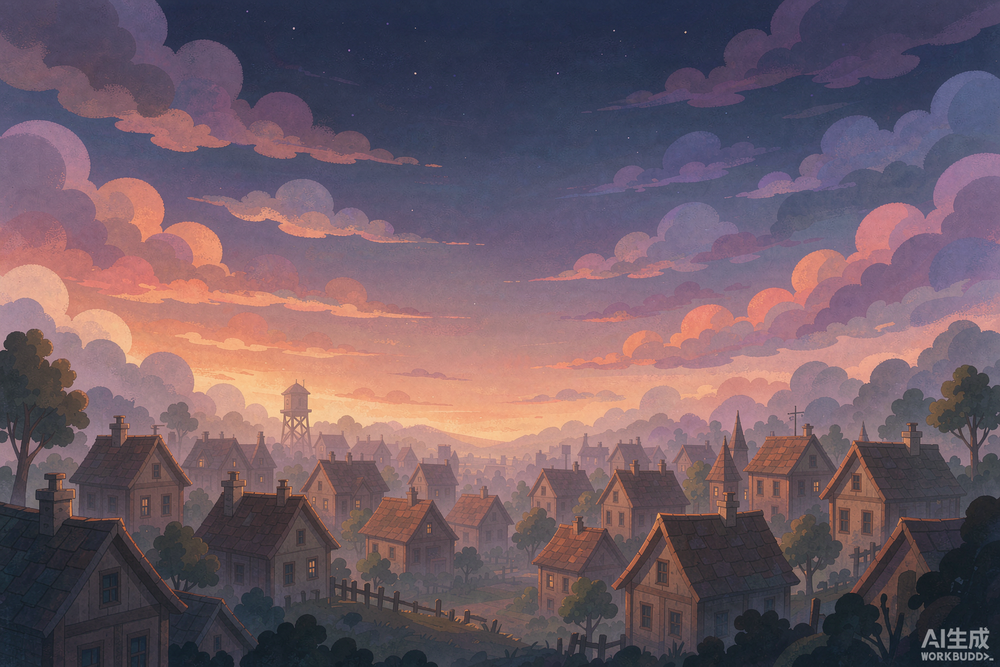
#> input picture Lantern/assets/art/raw/Soft_storybook_illustration_ba_2026-10-11T15-23-25.png, 1000 x 667 px, shrunk from 1536 x 1024 before the run
$ python trim_watermark.py ../assets/art/raw/Soft_storybook_illustration_ba_2026-10-11T15-23-25.png ../assets/art/raw/Soft_storybook_illustration_ba_2026-10-11T15-31-05.png 5 5
#> lines starting #> are read from the running program, lines starting #| are printed output that depends on the picture
"""裁掉 AI 生成图右下角的水印。

用法:
    python trim_watermark.py <源图> <输出图> [右裁像素] [下裁像素]
"""

import sys

from PIL import Image


def main() -> None:
    if len(sys.argv) < 3:
        print(__doc__)
        raise SystemExit(1)

    src, dst = sys.argv[1], sys.argv[2]
    trim_right = int(sys.argv[3]) if len(sys.argv) > 3 else 130
    trim_bottom = int(sys.argv[4]) if len(sys.argv) > 4 else 70

    image = Image.open(src).convert("RGBA")
    width, height = image.size
#> width = 1000; height = 667
    trimmed = image.crop((0, 0, width - trim_right, height - trim_bottom))
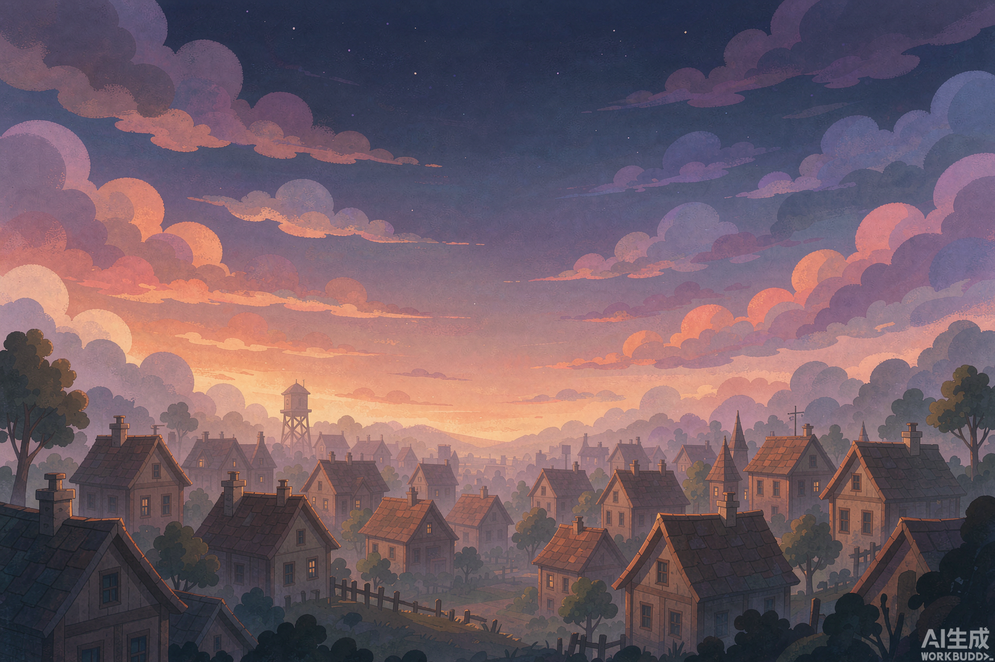
#> trimmed: PIL image 995x662 RGBA; mean R, G, B, A 111.3, 91.1, 101.2, 255
    trimmed.save(dst)
    print(f"saved {dst} {trimmed.size}")
#| saved ../assets/art/raw/Soft_storybook_illustration_ba_2026-10-11T15-31-05.png (995, 662)


if __name__ == "__main__":
    main()

$ run again, on Lantern/assets/art/raw/Soft_storybook_illustration_ba_2026-10-11T15-32-35.png
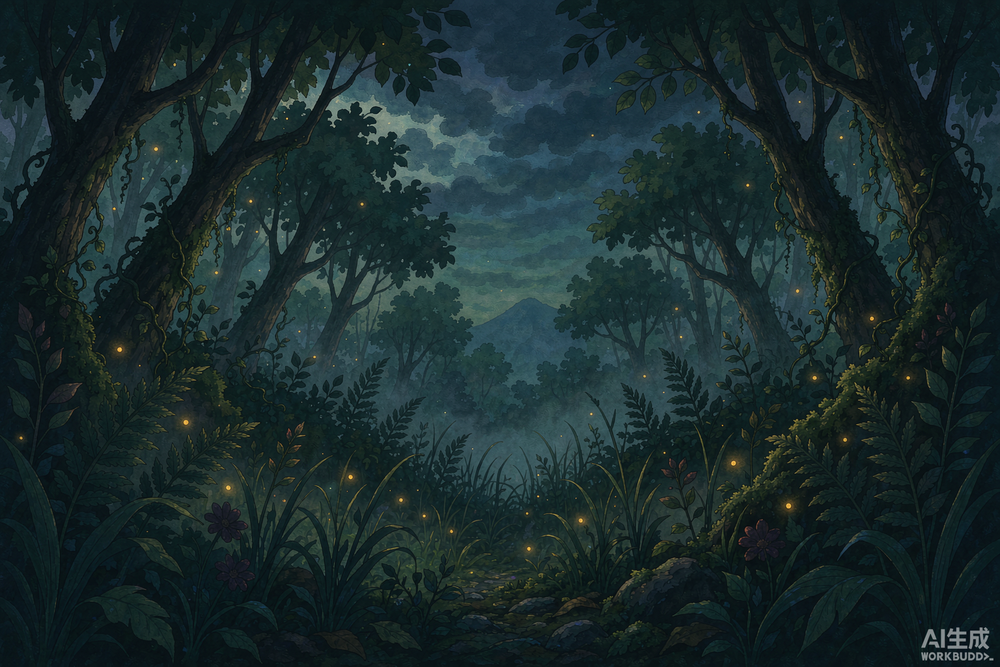
#> input picture Lantern/assets/art/raw/Soft_storybook_illustration_ba_2026-10-11T15-32-35.png, 1000 x 667 px, shrunk from 1536 x 1024 before the run
#> in main, `trimmed = image.crop((0, 0, width - trim_right, height - trim_bottom))`:
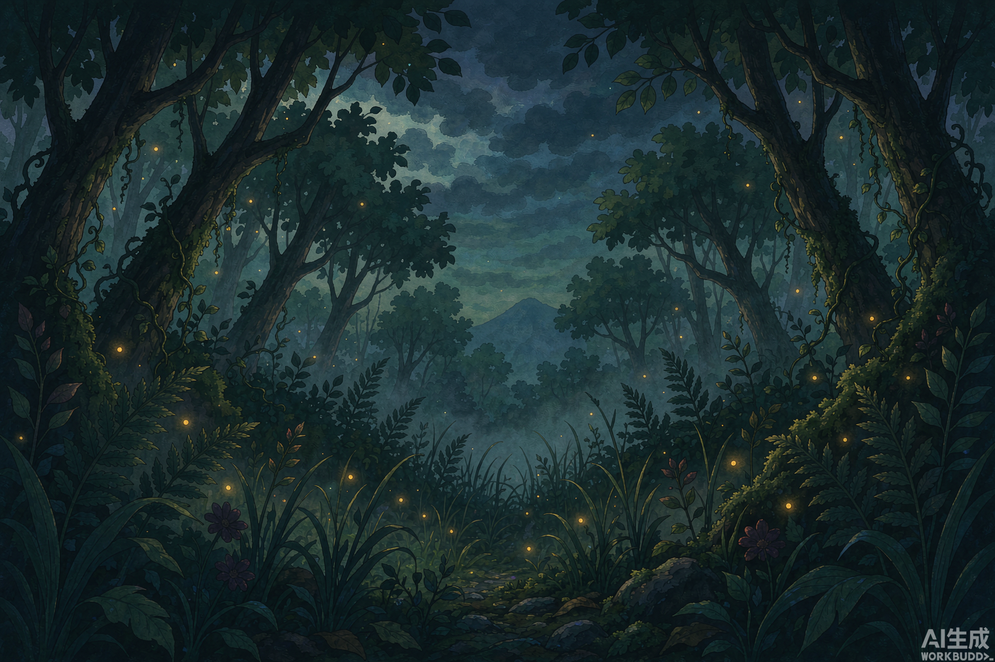
#> trimmed: PIL image 995x662 RGBA; mean R, G, B, A 26.2, 43.5, 44.9, 255
#| saved ../assets/art/raw/Soft_storybook_illustration_ba_2026-10-11T15-32-35.png (995, 662)

$ run again, on Lantern/assets/art/raw/Soft_storybook_illustration_ba_2026-10-11T15-32-37.png
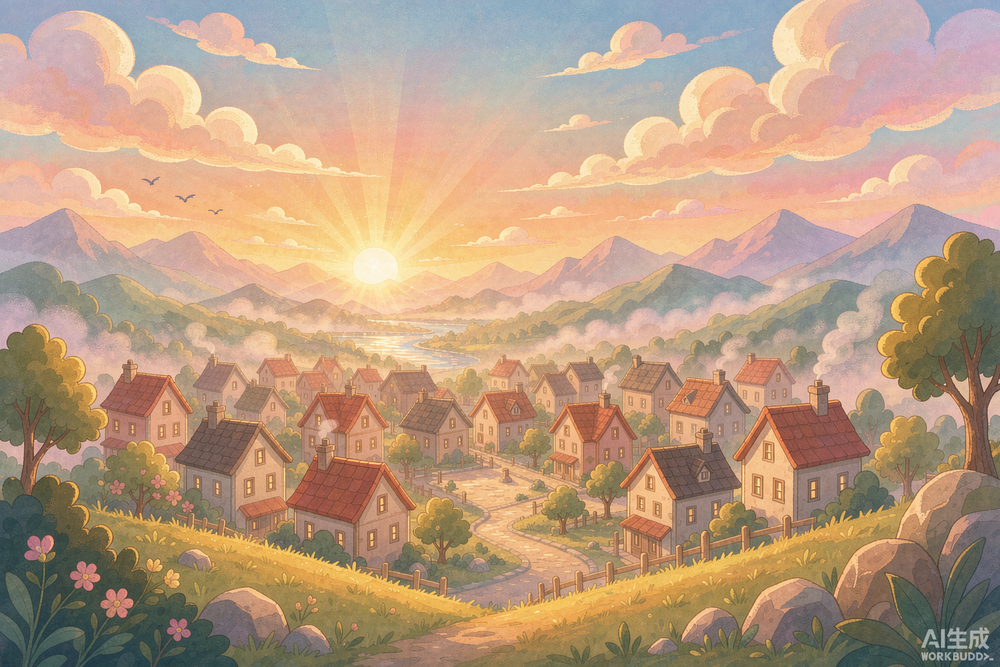
#> input picture Lantern/assets/art/raw/Soft_storybook_illustration_ba_2026-10-11T15-32-37.png, 1000 x 667 px, shrunk from 1536 x 1024 before the run
#> in main, `trimmed = image.crop((0, 0, width - trim_right, height - trim_bottom))`:
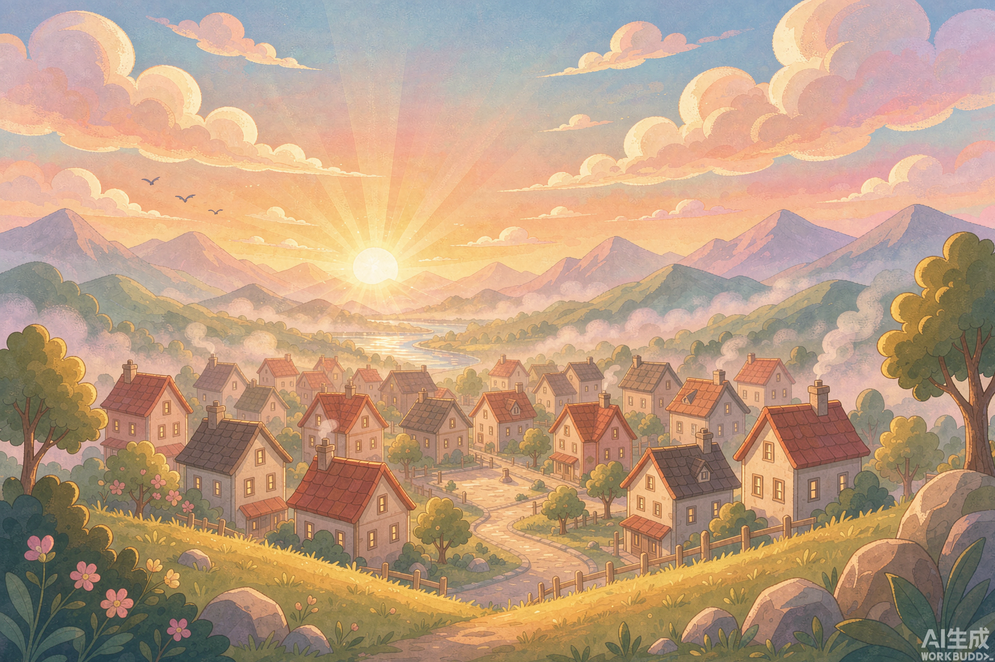
#> trimmed: PIL image 995x662 RGBA; mean R, G, B, A 186.9, 156.7, 130.6, 255
#| saved ../assets/art/raw/Soft_storybook_illustration_ba_2026-10-11T15-32-37.png (995, 662)

$ run again, on Lantern/assets/art/raw/Soft_storybook_illustration_ba_2026-10-11T15-32-41.png
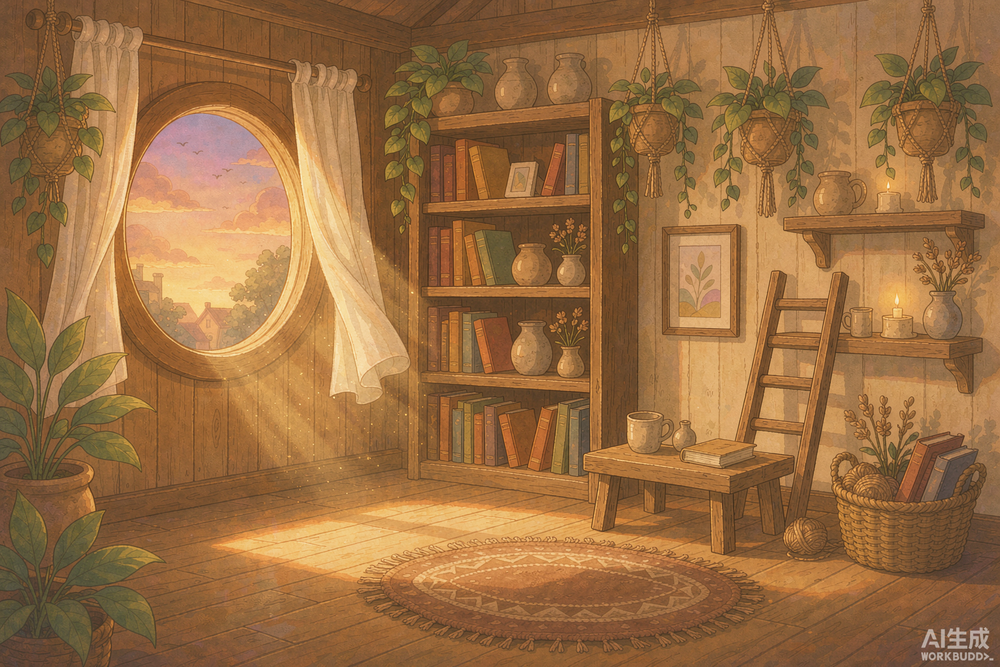
#> input picture Lantern/assets/art/raw/Soft_storybook_illustration_ba_2026-10-11T15-32-41.png, 1000 x 667 px, shrunk from 1536 x 1024 before the run
#> in main, `trimmed = image.crop((0, 0, width - trim_right, height - trim_bottom))`:
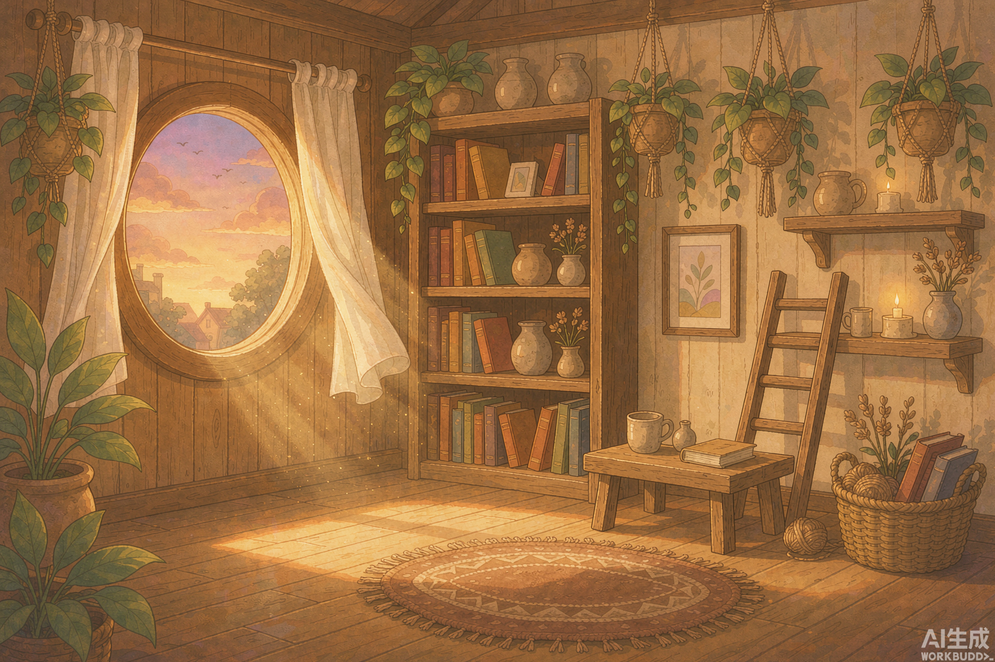
#> trimmed: PIL image 995x662 RGBA; mean R, G, B, A 154.7, 110.6, 66.5, 255
#| saved ../assets/art/raw/Soft_storybook_illustration_ba_2026-10-11T15-32-41.png (995, 662)
